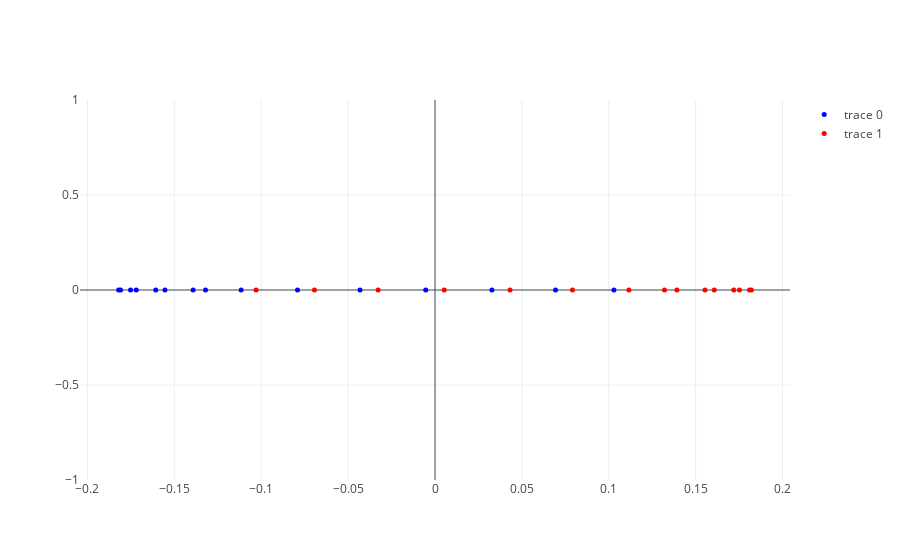

This figure's notebook cell:
### Code cell
# Lets do the scatter plot again and this time if your solution worked, the red and blue points must be mixed up

scatter = go.Scatter(
    x = Y[0:15,0],
    y = np.zeros((15)),
    mode='markers',
    marker=dict(
        size=5,
        symbol='circle',
        color='blue',
        opacity=1
    )
)

scatter1 = go.Scatter(
    x = Y[15:30,0],
    y = np.zeros((15)),
    mode='markers',
    marker=dict(
        size=5,
        symbol='circle',
        color='red',
        opacity=1
    )
)




data = [scatter,scatter1]
iplot(data, filename='fig0')

### Figure 1 — Plotly figure (JSON) as saved in the notebook; plotly's stock layout.template omitted (floating-point values rounded to 4 significant figures)
{"data": [{"marker": {"color": "blue", "opacity": 1, "size": 5, "symbol": "circle"}, "mode": "markers", "type": "scatter", "x": [-0.1321, -0.1554, -0.1719, -0.1809, -0.1821, -0.1752, -0.1607, -0.1392, -0.1116, -0.0791, -0.04315, -0.005328, 0.03273, 0.06936, 0.103], "y": [0, 0, 0, 0, 0, 0, 0, 0, 0, 0, 0, 0, 0, 0, 0]}, {"marker": {"color": "red", "opacity": 1, "size": 5, "symbol": "circle"}, "mode": "markers", "type": "scatter", "x": [0.1321, 0.1554, 0.1719, 0.1809, 0.1821, 0.1752, 0.1607, 0.1392, 0.1116, 0.0791, 0.04315, 0.005328, -0.03273, -0.06936, -0.103], "y": [0, 0, 0, 0, 0, 0, 0, 0, 0, 0, 0, 0, 0, 0, 0]}], "layout": {}}
